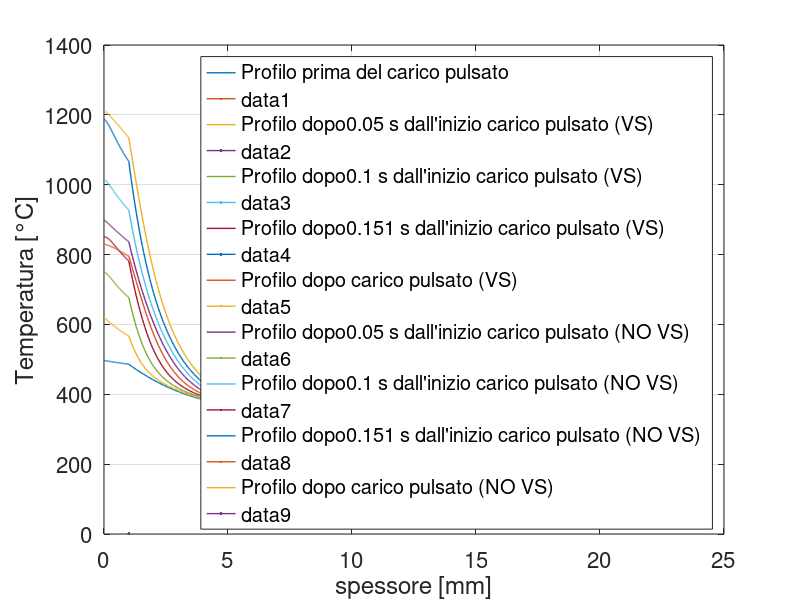
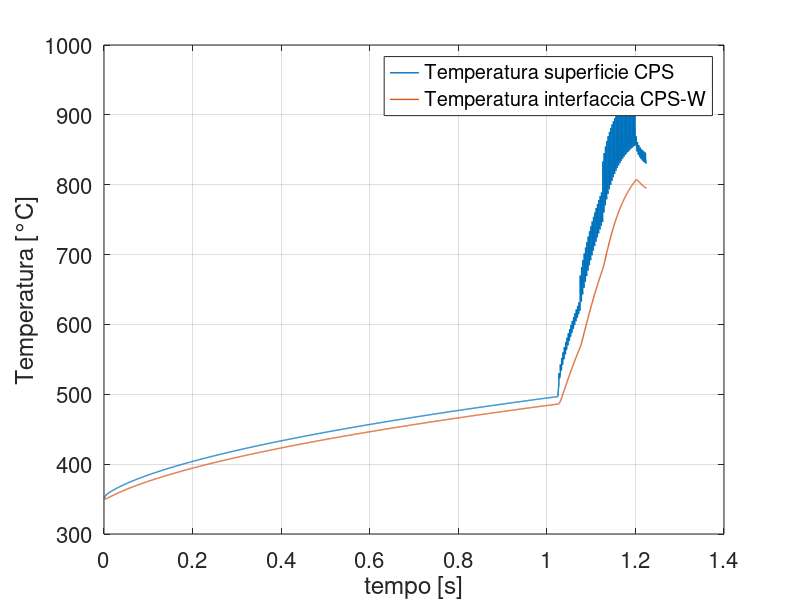
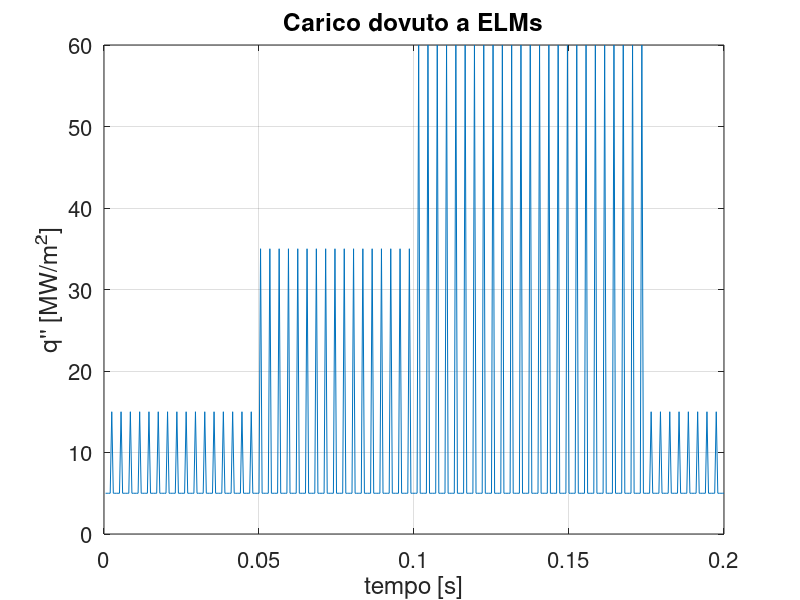
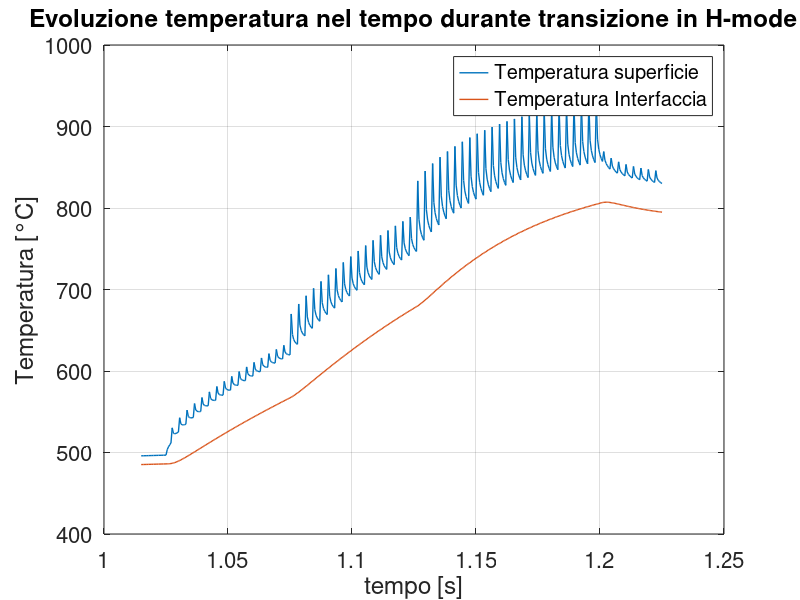

Source code (MATLAB) for these figures, in order:
% step 4
% transitorio iniziale, materiale 2 strati + parte pulsata+ evaporazione
close all
clearvars
clc

% set grafici
set(0,'defaultlinelinewidth',1)
set(0,'defaultaxesfontsize',16)

%proprietà e dimensioni
qminmin=1e6;
qmin=5e6; %W/m2
qmax1=15e6; % carico termico suoerficiale massimo
qmax2=35e6; % carico termico suoerficiale massimo
qmax3=60e6; % carico termico suoerficiale massimo

deltac=2e-3; % dt tra la fine di una pulsazione e l'inizio della successiva
deltap=1e-3; % delta t di pulsazione

deltacps=1e-3; %m
deltaBNC=2e-2;  %m
T_water=300;  %°C
hh=1;     % W/m2/K

%Litio_SN
cv_Li=1.6/1e-6;  %J/k/m3
k_Li=@(T) 27+T./40; % W/m/k

%Molibdeno
cv_Mo=2.6/1e-6; %J/k/m3
k_Mo=@(T) 145-T./33; % W/m/k

%Bulk
cv_BNC=2.57/1e-6;  %J/k/m3
k_BNC=16;% W/m/k

%CPS
f=0.5;
cv_CPS=cv_Li*f+cv_Mo*(1-f);
k_CPS=@(T) k_Li(T).*f+k_Mo(T).*(1-f);

%%% evaporazione
Pv=@(T) 10.^(10.061-8023./(T+273.15));
Nav=6.02214076e23; 
MM_Li=6.941; % g/mol
mLi=6.941/Nav*1e-3; % kg
kb=1.38065e-23; % J/k

g2Li=@(T) 1.66*1.9*Pv(T)./sqrt(2*pi*mLi*kb.*(273.15+T));     %%%fattore correttivo = 1
m2Li=@(T) g2Li(T)./Nav;
q2Li=@(T) m2Li(T)*136e3;

%%%%% evaporazione Sn
Nav=6.02214076e23; 
MM_tin=118.71; % g/mol
msn=118.71*1.66054e-27; % kg
kb=1.38065e-23; % J/k
pv=@(T) 10.^(5.006+5.262+(-15332./(T+273.15)));

g2Sn=@(T) 1.66*0.9*pv(T)./sqrt(2*pi*msn*kb.*(273.15+T));
m2Sn=@(T) g2Sn(T)./Nav;
q2Sn=@(T) m2Sn(T)*296e3;


q2=@(T) 0.27*q2Li(T)+.73*q2Sn(T);
% discretizzazione
dx1=1e-5;
x1=(0:dx1:deltacps)';
n1=length(x1);

dx2=5e-5;
x2=(deltacps+dx2:dx2:deltacps+deltaBNC)';
n2=length(x2);

xx=[x1;x2];
nn=length(xx);

dt=1e-3;
time(1)=0;

jj=1;
T0=350*ones(nn,1); % Tguess
toll=1e-8;
tollt=1e-6;
errt=1;
Tp=T0;  % Termine noto equazione
Told=T0; % Temperatura all'istante precedente
Ts(jj)=Tp(1); % Temperatura sulla superficie del CPS
Tinterf(jj)=Tp(n1); % Temperatura interfaccia CPS-BNC
Tfluid(jj)=Tp(end); % Temperatura all'interfaccia acqua Bulk 
for  ii=1:1.025/dt
    idx=0;
    jj=jj+1;
    time(jj)=time(jj-1)+dt;
    errc=1;
    
    while errc>toll
        idx=idx+1;
        %assemblaggio matrice
        Tcps=T0(1:n1);
        TBNC=T0(n1+1:end);
        
        %%% cps
        Tcpsp=[Tcps(2:end);Tcps(end)];
        Tcpsm=[Tcps(1);Tcps(1:end-1)];
        kicps=k_CPS(Tcps);
        kipcps=k_CPS(Tcpsp);
        kimcps=k_CPS(Tcpsm);

    
        sub_cps=-dt*1/dx1^2/cv_CPS*(kicps-(kipcps-kimcps)./4);
        main_cps=1+2/dx1^2*dt*kicps./cv_CPS;
        sup_cps=-dt*1/dx1^2/cv_CPS*(kicps+(kipcps-kimcps)./4);
        
        %%% Bulk
        aa=dt*k_BNC/dx2^2/cv_BNC;
        sub_b=-aa*ones(length(TBNC),1);
        main_b=1+2*aa*ones(length(TBNC),1);
        sup_b=sub_b;
        
        %%% dominio intero
        sub=[sub_cps(2:end);sub_b;0];
        main=[main_cps;main_b];
        sup=[0;sup_cps;sup_b(1:end-1)];
    
    
        AA=spdiags([sub,main,sup],-1:1,nn,nn);
        

        qev(jj)=q2(T0(1));
        %BC
        AA([1 n1 end],:)=0;
        
        AA(1,1:3)=[-3 4 -1];
        Tp(1)=-(qminmin-qev(jj))*2*dx1/k_CPS(T0(1));
        
        AA(n1,n1-1)=-kicps(end)/k_BNC*dx2/dx1;
        AA(n1,n1)=kicps(end)/k_BNC*dx2/dx1+1;
        AA(n1,n1+1)=-1;
        Tp(n1)=0;
    
        AA(end,end)=1;
        Tp(end)=330;
    
        TT=AA\Tp;
        errc=norm(TT-T0)/norm(T0-T_water);
        T0=TT;
    end
    Ts(jj)=TT(1);
    Tinterf(jj)=TT(n1);
    Tfluid(jj)=TT(end);
    errt=norm(TT-Told)/norm(Told-T_water);
    Tp=TT;
    Told=TT;
end




t0=time(end);
fun=@(time) abs(sin(pi/2*((time-t0)/5e-3)));
T0=TT;
T_b4_elms=TT;

figure(1)
plot(xx*1e3,TT,'displayname','Profilo prima del carico pulsato',LineWidth=1.8)
grid on
hold on
xlabel('spessore [mm]')
ylabel('Temperatura [°C]')


%%
dt=.5e-3;
idx=1;
ooo=1;
ppp=1;
istanti=[0.05 0.1 0.151];
for i=1:0.2/dt
    time(jj+i)=time(jj+i-1)+dt;
    if dt*ooo<=deltac
        qs(i)=qmin;
        ooo=ooo+1;
    else
        if dt*ooo-deltac<deltap
            if dt*i<=0.05 || time(jj+i)>=1.2
                qs(i)=qmax1;
            elseif dt*i<=0.1
                qs(i)=qmax2;
            elseif dt*i<0.2
                qs(i)=qmax3;
            end
            ooo=ooo+1;
        else
            qs(i)=qmin;
            ooo=1;
        end
    end
    errc=1;
    
    while errc>toll
        idx=idx+1;
       %assemblaggio matrice
        Tcps=T0(1:n1);
        TBNC=T0(n1+1:end);
        
        %%% cps
        Tcpsp=[Tcps(2:end);Tcps(end)];
        Tcpsm=[Tcps(1);Tcps(1:end-1)];
        kicps=k_CPS(Tcps);
        kipcps=k_CPS(Tcpsp);
        kimcps=k_CPS(Tcpsm);

    
        sub_cps=-dt*1/dx1^2/cv_CPS*(kicps-(kipcps-kimcps)./4);
        main_cps=1+2/dx1^2*dt*kicps./cv_CPS;
        sup_cps=-dt*1/dx1^2/cv_CPS*(kicps+(kipcps-kimcps)./4);
        
        %%% Bulk
        aa=dt*k_BNC/dx2^2/cv_BNC;
        sub_b=-aa*ones(length(TBNC),1);
        main_b=1+2*aa*ones(length(TBNC),1);
        sup_b=sub_b;
        
        %%% dominio intero
        sub=[sub_cps(2:end);sub_b;0];
        main=[main_cps;main_b];
        sup=[0;sup_cps;sup_b(1:end-1)];
    
    
        AA=spdiags([sub,main,sup],-1:1,nn,nn);
        

        qev(jj+i)=q2(T0(1));
        %BC
        AA([1 n1 end],:)=0;
        
        AA(1,1:3)=[-3 4 -1];
        Tp(1)=-(qs(i)-qev(jj+i))*2*dx1/k_CPS(T0(1));
        
        AA(n1,n1-1)=-kicps(end)/k_BNC*dx2/dx1;
        AA(n1,n1)=kicps(end)/k_BNC*dx2/dx1+1;
        AA(n1,n1+1)=-1;
        Tp(n1)=0;

        AA(end,end)=1;
        Tp(end)=330;
    
        TT=AA\Tp;
        errc=norm(TT-T0)/norm(T0-T_water);
        T0=TT;
    end
    if i*dt==istanti(ppp)
        figure(1)
       
        plot(xx*1e3,TT,'DisplayName',strcat('Profilo dopo ',num2str(i*dt),' s dall''inizio carico pulsato (VS)'),LineWidth=1.8)
        hold on
        if ppp<3
            ppp=ppp+1;
        else
            ppp=3;
        end
    end
    Ts(jj+i)=TT(1);
    Tinterf(jj+i)=TT(n1);
    Tfluid(jj+i)=TT(end);
    errt=norm(TT-Told)/norm(Told-T_water);
    Tp=TT;
    Told=TT;
end



figure(1)
plot(xx*1e3,TT,'DisplayName','Profilo dopo carico pulsato (VS)',LineWidth=1.8)
legend()

figure(2)
plot(time,Ts,'LineWidth',1,'DisplayName','Temperatura superficie CPS')
hold on
%plot(time,Tfluid,'LineWidth',1,'DisplayName','Temperatura interfaccia con accqua')
plot(time,Tinterf,'LineWidth',1,'DisplayName','Temperatura interfaccia CPS-W')
grid on
xlabel('tempo [s]')
ylabel('Temperatura [°C]')
legend('Location','best')


figure(3)
plot(time(jj+1:end)-t0,qs./1e6,'LineWidth',0.5)
grid on
title('Carico dovuto a ELMs')
xlabel('tempo [s]')
ylabel('q'''' [MW/m^2]')

figure(4)
plot(time(jj-10:end),Ts(jj-10:end),'LineWidth',1,'DisplayName','Temperatura superficie')
hold on
%plot(time(jj-10:end),Tfluid(jj-10:end))
plot(time(jj-10:end),Tinterf(jj-10:end),'LineWidth',1,'DisplayName','Temperatura Interfaccia')
grid on
xlabel('tempo [s]')
ylabel('Temperatura [°C]')
legend('Location','best')
title('Evoluzione temperatura nel tempo durante transizione in H-mode')

figure(7)
plot(time(jj-10:end),Ts(jj-10:end),'LineWidth',1,'DisplayName','Temperatura superficie (VS)')
hold on
%plot(time(jj-10:end),Tfluid(jj-10:end))
plot(time(jj-10:end),Tinterf(jj-10:end),'LineWidth',1,'DisplayName','Temperatura Interfaccia (VS)')


figure (5)
subplot(1,2,1)
plot((time(jj+1:end)-t0)*1e3,qs./1e6,'LineWidth',0.5)
grid on
title('Carico dovuto a ELMs')
xlabel('tempo [ms]')
ylabel('q'''' [MW/m^2]')

subplot(1,2,2)
plot(time(jj-10:end)*1e3,Ts(jj-10:end),'LineWidth',1,'DisplayName','Temperatura superficie')
hold on
%plot(time(jj-10:end),Tfluid(jj-10:end))
plot(time(jj-10:end)*1e3,Tinterf(jj-10:end),'LineWidth',1,'DisplayName','Temperatura Interfaccia')
grid on
xlabel('tempo [ms]')
ylabel('Temperatura [°C]')
legend('Location','best')
title('Evoluzione temperatura nel tempo durante H-mode')

figure(10)
plot(time,qev)
grid on
ylabel('\Phi_e_v [W/m2]')
xlabel('Tempo [s]')
%%

T0=T_b4_elms;
dt=.5e-3;
idx=1;
ooo=1;
ppp=1;
istanti=[0.05 0.1 0.151];
for i=1:0.2/dt
    time(jj+i)=time(jj+i-1)+dt;
    if dt*ooo<=deltac
        qs(i)=qmin;
        ooo=ooo+1;
    else
         if dt*ooo-deltac<deltap
            if dt*i<=0.05 || time(jj+i)>=1.2
                qs(i)=qmax1;
            elseif dt*i<=0.1
                qs(i)=qmax2;
            elseif dt*i<0.2
                qs(i)=qmax3;
            end
            ooo=ooo+1;
        else
            qs(i)=qmin;
            ooo=1;
         end
    end
    errc=1;
    
    while errc>toll
        idx=idx+1;
       %assemblaggio matrice
        Tcps=T0(1:n1);
        TBNC=T0(n1+1:end);
        
        %%% cps
        Tcpsp=[Tcps(2:end);Tcps(end)];
        Tcpsm=[Tcps(1);Tcps(1:end-1)];
        kicps=k_CPS(Tcps);
        kipcps=k_CPS(Tcpsp);
        kimcps=k_CPS(Tcpsm);

    
        sub_cps=-dt*1/dx1^2/cv_CPS*(kicps-(kipcps-kimcps)./4);
        main_cps=1+2/dx1^2*dt*kicps./cv_CPS;
        sup_cps=-dt*1/dx1^2/cv_CPS*(kicps+(kipcps-kimcps)./4);
        
        %%% Bulk
        aa=dt*k_BNC/dx2^2/cv_BNC;
        sub_b=-aa*ones(length(TBNC),1);
        main_b=1+2*aa*ones(length(TBNC),1);
        sup_b=sub_b;
        
        %%% dominio intero
        sub=[sub_cps(2:end);sub_b;0];
        main=[main_cps;main_b];
        sup=[0;sup_cps;sup_b(1:end-1)];
    
    
        AA=spdiags([sub,main,sup],-1:1,nn,nn);
        

        qev(jj+i)=0;
        %BC
        AA([1 n1 end],:)=0;
        
        AA(1,1:3)=[-3 4 -1];
        Tp(1)=-(qs(i)-qev(jj+i))*2*dx1/k_CPS(T0(1));
        
        AA(n1,n1-1)=-kicps(end)/k_BNC*dx2/dx1;
        AA(n1,n1)=kicps(end)/k_BNC*dx2/dx1+1;
        AA(n1,n1+1)=-1;
        Tp(n1)=0;

        AA(end,end)=1;
        Tp(end)=330;
    
        T_NoVS=AA\Tp;
        errc=norm(T_NoVS-T0)/norm(T0-T_water);
        T0=T_NoVS;
    end
    if i*dt==istanti(ppp)
        figure(1)
       
        plot(xx*1e3,T_NoVS,'DisplayName',strcat('Profilo dopo ',num2str(i*dt),' s dall''inizio carico pulsato (NO VS)'),LineWidth=1.8)
        hold on
        if ppp<3
            ppp=ppp+1;
        else
            ppp=3;
        end
    end
    Ts(jj+i)=T_NoVS(1);
    Tinterf(jj+i)=T_NoVS(n1);
    Tfluid(jj+i)=T_NoVS(end);
    errt=norm(T_NoVS-Told)/norm(Told-T_water);
    Tp=T_NoVS;
    Told=T_NoVS;
end
figure(1)
plot(xx*1e3,T_NoVS,'DisplayName','Profilo dopo carico pulsato (NO VS)',LineWidth=1.8)
legend()
figure(7)
plot(time(jj+1:end),Ts(jj+1:end),'LineWidth',1,'DisplayName','Temperatura superficie (NO VS)')
hold on
%plot(time(jj-10:end),Tfluid(jj-10:end))
plot(time(jj+1:end),Tinterf(jj+1:end),'LineWidth',1,'DisplayName','Temperatura Interfaccia (NO VS)')
grid on
xlabel('tempo [s]')
ylabel('Temperatura [°C]')
legend('Location','best')
title('Evoluzione temperatura nel tempo durante H-mode')